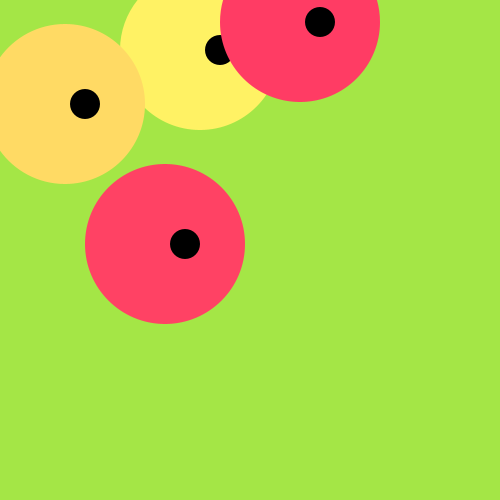
Frame 1 (no input)
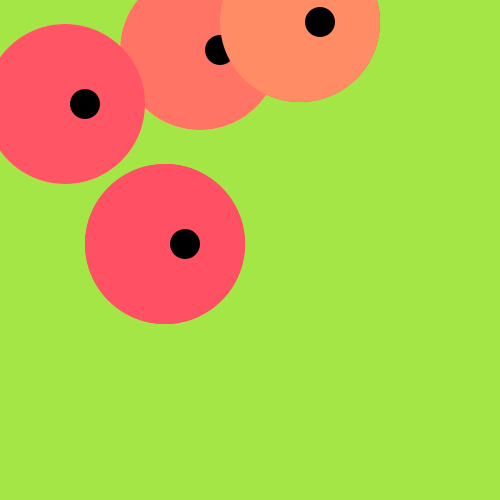
Frame 2 (the mouse pressed at the canvas centre, redrawn once)

The Processing sketch that drew these frames (run headless with seeded random() and noise(); the mouse was pressed at the canvas centre and the sketch redrawn once):

// Processing sketch: Exercise_21_1
// ── Exercise_21_1.pde
// This is a function that draws a shape to the 
//screen multiple times, each at a different position.

void setup() { 
  size(500, 500); 
  noStroke(); 
  smooth(); 
  noLoop();
  background(random(255), 230, 70);
}

void draw() {
  shape(165, 244);
  shape(200, 50);
  shape(300, 22);
  shape(65, 104);
  
}

void shape(int x, int y) {
  fill(255, random(255), 100);
  ellipse(x, y, 160, 160); //large circle
  fill(0);
  ellipse(x+20, y, 30, 30); // small black circle 
}
